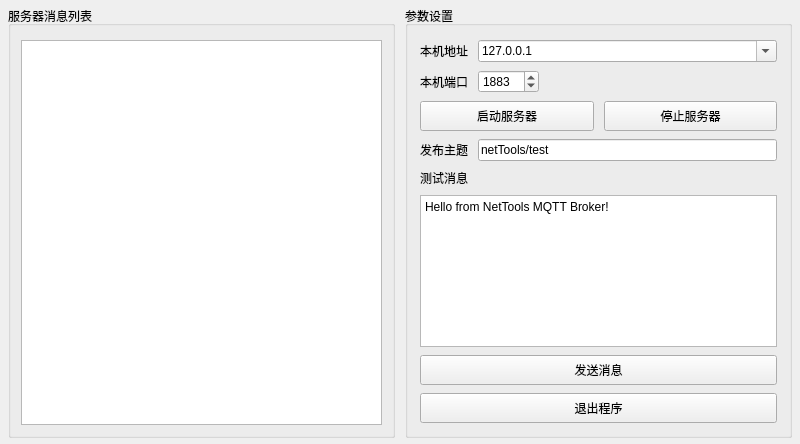
<?xml version="1.0" encoding="UTF-8"?>
<ui version="4.0">
 <class>FormMqttServer</class>
 <widget class="QWidget" name="FormMqttServer">
  <property name="geometry">
   <rect>
    <x>0</x>
    <y>0</y>
    <width>800</width>
    <height>444</height>
   </rect>
  </property>
  <property name="windowTitle">
   <string>Form</string>
  </property>
  <layout class="QHBoxLayout" name="horizontalLayout">
   <property name="spacing">
    <number>10</number>
   </property>
   <property name="leftMargin">
    <number>8</number>
   </property>
   <property name="topMargin">
    <number>6</number>
   </property>
   <property name="rightMargin">
    <number>8</number>
   </property>
   <property name="bottomMargin">
    <number>6</number>
   </property>
   <item>
    <widget class="QGroupBox" name="groupBox">
     <property name="title">
      <string>服务器消息列表</string>
     </property>
     <layout class="QVBoxLayout" name="verticalLayout">
      <property name="leftMargin">
       <number>10</number>
      </property>
      <property name="topMargin">
       <number>14</number>
      </property>
      <property name="rightMargin">
       <number>10</number>
      </property>
      <property name="bottomMargin">
       <number>10</number>
      </property>
      <item>
       <widget class="QTextEdit" name="ListWidget_MQTTServerListMsg">
        <property name="readOnly">
         <bool>true</bool>
        </property>
       </widget>
      </item>
     </layout>
    </widget>
   </item>
   <item>
    <widget class="QGroupBox" name="groupBox_3">
     <property name="minimumSize">
      <size>
       <width>360</width>
       <height>0</height>
      </size>
     </property>
     <property name="title">
      <string>参数设置</string>
     </property>
     <layout class="QGridLayout" name="gridLayout_3">
      <property name="leftMargin">
       <number>12</number>
      </property>
      <property name="topMargin">
       <number>14</number>
      </property>
      <property name="rightMargin">
       <number>12</number>
      </property>
      <property name="bottomMargin">
       <number>12</number>
      </property>
      <property name="horizontalSpacing">
       <number>10</number>
      </property>
      <property name="verticalSpacing">
       <number>8</number>
      </property>
      <item row="0" column="0">
       <widget class="QLabel" name="label">
        <property name="text">
         <string>本机地址</string>
        </property>
       </widget>
      </item>
      <item row="0" column="1">
       <widget class="QComboBox" name="comboBox_MQTTServerIP">
        <property name="editable">
         <bool>true</bool>
        </property>
        <item>
         <property name="text">
          <string>127.0.0.1</string>
         </property>
        </item>
       </widget>
      </item>
      <item row="1" column="0">
       <widget class="QLabel" name="labelPort">
        <property name="text">
         <string>本机端口</string>
        </property>
       </widget>
      </item>
      <item row="1" column="1" alignment="Qt::AlignLeft">
       <widget class="QSpinBox" name="spinBox_MQTTServerPort">
        <property name="maximumSize">
         <size>
          <width>120</width>
          <height>16777215</height>
         </size>
        </property>
        <property name="maximum">
         <number>65535</number>
        </property>
        <property name="value">
         <number>1883</number>
        </property>
       </widget>
      </item>
      <item row="2" column="0" colspan="2">
       <layout class="QHBoxLayout" name="horizontalLayout_2">
        <property name="spacing">
         <number>10</number>
        </property>
        <item>
         <widget class="QPushButton" name="pushButton_MQTTServerStart">
          <property name="minimumSize">
           <size>
            <width>0</width>
            <height>30</height>
           </size>
          </property>
          <property name="text">
           <string>启动服务器</string>
          </property>
         </widget>
        </item>
        <item>
         <widget class="QPushButton" name="pushButton_MQTTServerStop">
          <property name="minimumSize">
           <size>
            <width>0</width>
            <height>30</height>
           </size>
          </property>
          <property name="text">
           <string>停止服务器</string>
          </property>
         </widget>
        </item>
       </layout>
      </item>
      <item row="3" column="0">
       <widget class="QLabel" name="labelTopic">
        <property name="text">
         <string>发布主题</string>
        </property>
       </widget>
      </item>
      <item row="3" column="1">
       <widget class="QLineEdit" name="lineEdit_MQTTServerTopic">
        <property name="text">
         <string>netTools/test</string>
        </property>
       </widget>
      </item>
      <item row="4" column="0" colspan="2">
       <widget class="QLabel" name="label_2">
        <property name="text">
         <string>测试消息</string>
        </property>
       </widget>
      </item>
      <item row="5" column="0" colspan="2">
       <widget class="QPlainTextEdit" name="plainTextEdit_MQTTServerSendData">
        <property name="minimumSize">
         <size>
          <width>0</width>
          <height>56</height>
         </size>
        </property>
        <property name="plainText">
         <string>Hello from NetTools MQTT Broker!</string>
        </property>
       </widget>
      </item>
      <item row="6" column="0" colspan="2">
       <widget class="QPushButton" name="pushButton_MQTTServerSendMsg">
        <property name="minimumSize">
         <size>
          <width>0</width>
          <height>30</height>
         </size>
        </property>
        <property name="text">
         <string>发送消息</string>
        </property>
       </widget>
      </item>
      <item row="7" column="0" colspan="2">
       <widget class="QPushButton" name="pushButton_MQTTServerClose">
        <property name="minimumSize">
         <size>
          <width>0</width>
          <height>30</height>
         </size>
        </property>
        <property name="text">
         <string>退出程序</string>
        </property>
       </widget>
      </item>
     </layout>
    </widget>
   </item>
  </layout>
 </widget>
 <connections/>
</ui>
